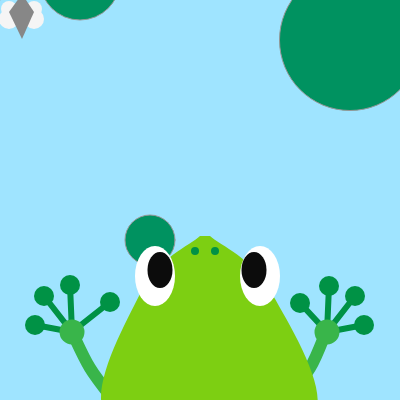
Frame 1 (no input)
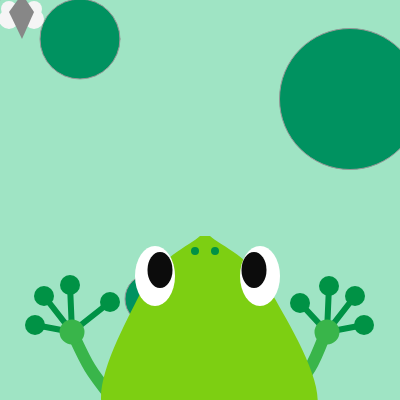
Frame 60 (no input)
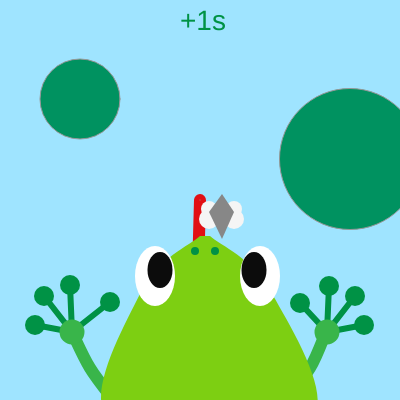
Frame 120 (the mouse pressed at the canvas centre since frame 60)

The p5.js sketch that drew these frames (run headless with seeded random() and noise() and a simulated clock; from frame 60 on, the mouse is pressed at the canvas centre):

// p5.js sketch
// ── sketch.js
/**
* Yourfirstand Lastname
* IGME-609: Assignment Name, m/d/18
* Summarization of sketch activity
*/ 

/**
* setup : Initialization runs once; called automatically
* Summarize code that you add
*/
//YunSheng Zhou
//IGME-609
//Interactive Scene
//Feb 19th, 2019
var moveLeaf;
var bgColorBlue;
var leafY;

function setup(){
  createCanvas(400, 400);
  frameRate(20);
  moveLeaf = 40;
  bgColorBlue = 255;
  leafY = width * 0.5;
}

function draw() {
  //text
  background(159,228,bgColorBlue);
  bgColorBlue = bgColorBlue -1;
  if (mouseY > width *0.4) {
  background(159, 228, 259);
  strokeWeight(12);
  stroke(225,15,20);
  line(mouseX,mouseY,198,273);
  noStroke();
  textSize(28);
  text('+1s', 180, 30);
  fill(255);
  }
  
  //movement of mouse
  strokeWeight(1);
  stroke(151);
  line(mouseX, mouseY, pmouseX, pmouseY);
  print(pmouseX + ' -> ' + mouseX);
  
  //Move Leaf
  fill(0,146,96);
  ellipse(leafY+150,moveLeaf,141,141);
  ellipse(leafY-50,moveLeaf+200,50,50);
  ellipse(leafY-120,moveLeaf-60,80,80);
  moveLeaf = moveLeaf +1;
  
  //drawfrog
  noStroke();
  drawClaw(0,0);
  drawFrog();
  drawFly(mouseX,mouseY);

}

function drawFrog(){
  fill(125,207,18);
  beginShape();
  curveVertex(200, 236);
  curveVertex(200, 236);
  curveVertex(142, 290);
  curveVertex(110, 420);
  curveVertex(310, 420);
  curveVertex(270, 290); 
  curveVertex(210, 236);  
  curveVertex(210, 236); 
	endShape();
  
  //eyes
  noFill();
  fill(255);
  ellipse(155,276,40,60);
  ellipse(260,276,40,60);
  noFill();
  fill(12);
  ellipse(160,270,25,36);  
  ellipse(254,270,25,36); 
	fill(0,146,69);
  ellipse(195,251,8,8);
  ellipse(215,251,8,8);
}

function drawClaw(){
  //left
  strokeWeight(6);
  stroke(0,146,69);
  line(70,285,72,332);
  line(110,302,72,332);
  line(44,296,72,332);
  line(35,325,72,332);
  noStroke();
  strokeWeight(12);
  stroke(57,181,74);
  beginShape();
  curveVertex(72,332);
  curveVertex(72,332);
  curveVertex(90,368);
  curveVertex(115,402);
  curveVertex(115,402);
  endShape();
  noStroke();
  fill(0,146,69);
  ellipse(70,285,20,20);
  ellipse(110,302,20,20);
  ellipse(44,296,20,20);
  ellipse(35,325,20,20);
  fill(57,181,74);
  ellipse(72,332,25,25);
  noFill();
  
  //right
  strokeWeight(6);
  stroke(0,146,69);
  line(300,303,327,332);
  line(329,286,327,332);
  line(355,296,327,332);
  line(364,325,327,332);
  noStroke();
  strokeWeight(12);
  stroke(57,181,74);
  beginShape();
  curveVertex(326,332);
  curveVertex(326,332);
  curveVertex(310,368);
  curveVertex(284,402);
  curveVertex(284,402);
  endShape();
  noStroke();
  fill(0,146,69);
  ellipse(300,303,20,20);
  ellipse(329,286,20,20);
  ellipse(355,296,20,20);
  ellipse(364,325,20,20);
  fill(57,181,74);
  ellipse(327,332,25,25);
  noFill();
}

function drawFly(x,y){
  push();
  translate(x, y);
  fill(245);
  ellipse(9,9,16,16);
  ellipse(9,19,20,20);
  ellipse(34,19,20,20);
  ellipse(34,9,16,16);
  fill(135);
  quad(22, -6, 34, 12, 22, 39, 9, 12)
  pop();  
}
